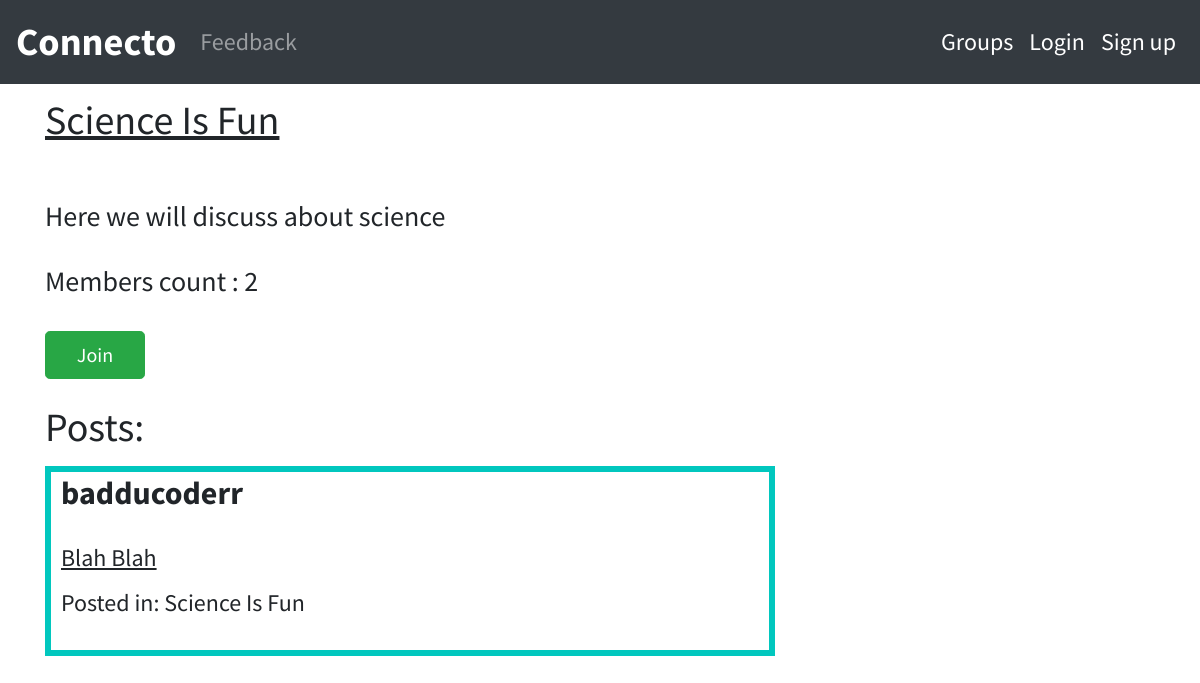
/group/posts/in/science-is-fun/, run on the app's committed database.
### groups/models.py (models this page shows, shortened)
class Group(models.Model):
    name=models.CharField(max_length=250,unique=True)
    slug=models.SlugField(allow_unicode=True,unique=True)
    description=models.TextField(blank=True,default='')
    description_html=models.TextField(editable=False,default='',blank=True)
    members=models.ManyToManyField(User,through="Groupmember")
    class Meta:
        ordering =['name']

### posts/models.py (models this page shows, shortened)
class Post(models.Model):
    user=models.ForeignKey(User,related_name='posts',on_delete=models.CASCADE)
    message=models.TextField()
    message_html=models.TextField(editable=False)
    created_at=models.DateTimeField(auto_now=True)
    group=models.ForeignKey(Group,related_name='posts',null=True,blank=True,on_delete=models.CASCADE)
    class Meta:
        ordering =['-created_at']
        unique_together=['user','message']

### groups/views.py (the view)
# urls.py: re_path('posts/in/(?P<slug>[-\w]+)/',Singlegroup.as_view(),name="single"),
class Singlegroup(DetailView):
    model=Group

### groups/templates/groups/group_detail.html (shortened to what this page needs)
{% extends "groups/group_base.html"%}
{% block pregroup %}
    <div class="col-md-8">
    <h1><U> {{group.name}}</U></h1><br><br>
    <h3> {{group.description|safe}} </h3><br>
    <h3> Members count : {{group.members.count}}</h3><br>
    {% if user in group.members.all %}
        <a href="{% url "groups:leave" slug=group.slug %}" class="btn btn-lg btn-danger" id="jl"><span class="fas fa-sign-out-alt"></span>Leave</a>
    {% else %}
         <a href="{% url "groups:join" slug=group.slug %}" class="btn btn-lg btn-success" id="jl">Join</a>
    {% endif %}
    <br>
    </div>
{% endblock %}
{% block group_content%}
    <div class="col-md-8">
    <br>
     <h1> Posts:</h1>
        {% if not group.posts.count %}
            <h2> No posts yet</h2>
        {% else %}
            {% for post in group.posts.all%}
                {% include "posts/_post.html"%}
            {% endfor %}
        {% endif %}
    </div>
{% endblock%}

### posts/templates/posts/_post.html (shortened to what this page needs)
<div class="post-media">
    <h2><b>{{post.user.username}}</b></h2>
    <br>
        <div class="media-body">
            <h4> <U>{{post.message_html|safe}}</U></h4>
                {% if post.group %}
                    <h4>  Posted in: {{post.group.name}}</h4>
                    <br>
                {% endif %}
        </div>
    </div>

### static/css/base.css (style rules this page uses)
body { font-family: 'Source Sans Pro', sans-serif; }
a { color:darkblue; }
.post-media { border: 6px solid #01c7be; padding-top:2px; padding-left: 10px; margin-top: 15px; }
#jl { width: 100px; }

### data on the page
Group: name "Science Is Fun", description "Here we will discuss about science", members.count "2"
Post: user.username "badducoderr", message_html "Blah Blah", group.name "Science Is Fun"
